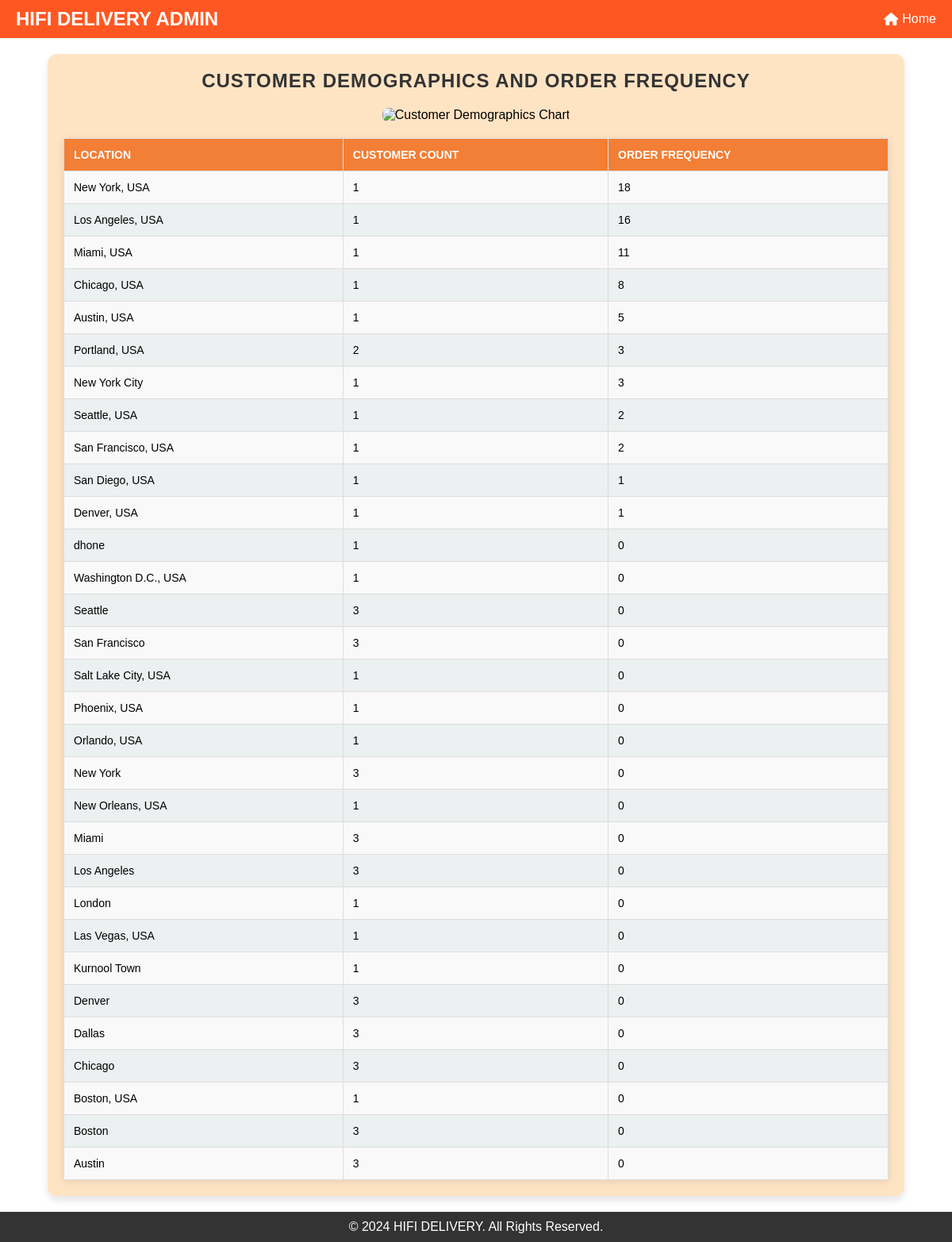
Page /customer_demographics on the committed database.
### tables this page shows
CREATE TABLE "users" (
	"id"	INTEGER,
	"username"	TEXT NOT NULL UNIQUE,
	"email"	TEXT NOT NULL UNIQUE,
	"password"	TEXT NOT NULL,
	"role"	TEXT NOT NULL,
	"location"	TEXT,
	"contact"	TEXT,
	"approved"	INTEGER NOT NULL DEFAULT 0,
	PRIMARY KEY("id" AUTOINCREMENT)
);

### mergedapp.py (the view)
@app.route('/customer_demographics', methods=['GET'])
def customer_demographics():
    try:
        with get_db_connection() as conn:
            cursor = conn.cursor()
            cursor.execute('''
                SELECT
                    location,
                    COUNT(DISTINCT id) AS customer_count,
                    COUNT(o.orderId) AS order_frequency
                FROM users u
                LEFT JOIN Orders_Analysis o ON u.username = o.customerName
                WHERE u.role = 'customer'
                GROUP BY location
                ORDER BY order_frequency DESC
            ''')
            demographics_data = [
                {"location": row["location"], "customer_count": row["customer_count"], "order_frequency": row["order_frequency"]}
                for row in cursor.fetchall()
            ]
        locations = [row['location'] for row in demographics_data]
        customer_counts = [row['customer_count'] for row in demographics_data]
        order_frequencies = [row['order_frequency'] for row in demographics_data]
        fig, ax = plt.subplots(figsize=(10, 6))
        bar_width = 0.4
        index = range(len(locations))
        ax.bar(index, customer_counts, bar_width, label='Customer Count', color='skyblue')
        ax.bar([i + bar_width for i in index], order_frequencies, bar_width, label='Order Frequency', color='orange')
        ax.set_xlabel('Locations', fontsize=12)
        ax.set_ylabel('Count', fontsize=12)
        ax.set_title('Customer Demographics and Order Frequency by Location', fontsize=14)
        ax.set_xticks([i + bar_width / 2 for i in index])
        ax.set_xticklabels(locations, rotation=45, ha='right', fontsize=10)
        ax.legend()
        chart_filename = f"customer_demographics_chart_{datetime.now().strftime('%Y%m%d%H%M%S')}.png"
        chart_path = os.path.join(app.config['IMAGE_FOLDER'], chart_filename)
        plt.tight_layout()
        plt.savefig(chart_path)
        plt.close()
    except sqlite3.Error as e:
        flash(f"Database error: {e}", "danger")
        demographics_data = []
        chart_filename = None
    return render_template('customerdemographics.html', demographics_data=demographics_data, chart_filename=chart_filename)

### mergedapp.py (called while the page is built)
def get_db_connection():
    conn = sqlite3.connect(DATABASE)  # Timeout to avoid lock
    conn.row_factory = sqlite3.Row
    return conn

### templates/customerdemographics.html (shortened to what this page needs)
<!DOCTYPE html>
<html lang="en">
<head>
    <link href="https://cdnjs.cloudflare.com/ajax/libs/font-awesome/6.5.0/css/all.min.css" rel="stylesheet">
</head>
<body>
    <header>
        <div class="logo">HIFI DELIVERY ADMIN</div>
        <nav>
            <ul>
                <li><a href="{{ url_for('admin') }}"><i class="fa-solid fa-house"></i> Home</a></li>
            </ul>
        </nav>
    </header>
    <main>
        <section class="table-container">
            <h1>Customer Demographics and Order Frequency</h1>
            {% if chart_filename %}
            <div style="text-align: center; margin-bottom: 20px;">
                <img src="{{ url_for('static', filename='images/' + chart_filename) }}" alt="Customer Demographics Chart" style="max-width: 100%; height: auto; border-radius: 8px;">
            </div>
            {% endif %}
            <table>
                <thead>
                    <tr>
                        <th>Location</th>
                        <th>Customer Count</th>
                        <th>Order Frequency</th>
                    </tr>
                </thead>
                <tbody>
                    {% for row in demographics_data %}
                    <tr>
                        <td>{{ row['location'] }}</td>
                        <td>{{ row['customer_count'] }}</td>
                        <td>{{ row['order_frequency'] }}</td>
                    </tr>
                    {% endfor %}
                </tbody>
            </table>
        </section>
    </main>
    <footer>
        <p>&copy; 2024 HIFI DELIVERY. All Rights Reserved.</p>
    </footer>
</body>
</html>

### templates/customerdemographics.html (style rules this page uses)
* { margin: 0; padding: 0; box-sizing: border-box; font-family: Arial, sans-serif; }
body { display: flex; flex-direction: column; min-height: 100vh; margin: 0; }
main { flex: 1; }
footer { background-color: #333; color: white; text-align: center; padding: 10px 0; }
header { background: #ff5722; color: white; padding: 10px 20px; display: flex; justify-content: space-between; align-items: center; flex-wrap: wrap; }
header .logo { font-size: 1.5rem; font-weight: bold; }
header nav ul { list-style: none; display: flex; gap: 15px; flex-wrap: wrap; }
header nav ul li a { color: white; text-decoration: none; display: flex; align-items: center; }
header nav ul li a i { margin-right: 5px; }
.table-container { background-color: #ffe4c4; padding: 20px; border-radius: 12px; box-shadow: 0 6px 10px rgba(0, 0, 0, 0.1); margin: 20px auto; width: 90%; max-width: 1100px; }
h1 { font-family: 'Arial', sans-serif; font-size: 24px; font-weight: bold; color: #333; text-align: center; text-transform: uppercase; letter-spacing: 1px; margin-bottom: 20px; }
table { width: 100%; border-collapse: collapse; background-color: #fff; box-shadow: 0 2px 10px rgba(0, 0, 0, 0.1); }
th, td { border: 1px solid #ddd; padding: 12px; text-align: left; font-size: 14px; }
th { background-color: rgb(243, 126, 53); color: #fff; text-transform: uppercase; }
td { background-color: #f9f9f9; }
tr:nth-child(even) td { background-color: #ecf0f1; }

### rows in the picture
users: location "New York, USA", customer_count "1", order_frequency "18"
users: location "Los Angeles, USA", customer_count "1", order_frequency "16"
users: location "Miami, USA", customer_count "1", order_frequency "11"
users: location "Chicago, USA", customer_count "1", order_frequency "8"
users: location "Austin, USA", customer_count "1", order_frequency "5"
users: location "San Francisco, USA", customer_count "1", order_frequency "2"
users: location "dhone", customer_count "1", order_frequency "0"
users: location "Washington D.C., USA", customer_count "1", order_frequency "0"
users: location "Salt Lake City, USA", customer_count "1", order_frequency "0"
users: location "Phoenix, USA", customer_count "1", order_frequency "0"
users: location "Orlando, USA", customer_count "1", order_frequency "0"
users: location "New Orleans, USA", customer_count "1", order_frequency "0"
users: location "London", customer_count "1", order_frequency "0"
users: location "Las Vegas, USA", customer_count "1", order_frequency "0"
users: location "Kurnool Town", customer_count "1", order_frequency "0"
users: location "Boston, USA", customer_count "1", order_frequency "0"

### other values in the picture
{{ row['location'] }} "Portland, USA" "New York City" "Seattle, USA" "San Diego, USA" "Denver, USA" "Seattle" "San Francisco" "New York" "Miami" "Los Angeles" "Denver" "Dallas" "Chicago" "Boston" "Austin"
{{ row['customer_count'] }} "2" "1" "1" "1" "1" "3" "3" "3" "3" "3" "3" "3" "3" "3" "3"
{{ row['order_frequency'] }} "3" "3" "2" "1" "1" "0" "0" "0" "0" "0" "0" "0" "0" "0" "0"
